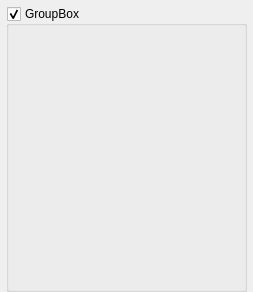
<?xml version="1.0" encoding="UTF-8"?>
<ui version="4.0">
 <class>OsgDisplayDescriptorWidget</class>
 <widget class="QWidget" name="OsgDisplayDescriptorWidget">
  <property name="geometry">
   <rect>
    <x>0</x>
    <y>0</y>
    <width>253</width>
    <height>292</height>
   </rect>
  </property>
  <property name="windowTitle">
   <string>Form</string>
  </property>
  <layout class="QVBoxLayout" name="layout_outer">
   <property name="spacing">
    <number>0</number>
   </property>
   <property name="leftMargin">
    <number>6</number>
   </property>
   <property name="topMargin">
    <number>6</number>
   </property>
   <property name="rightMargin">
    <number>6</number>
   </property>
   <property name="bottomMargin">
    <number>0</number>
   </property>
   <item>
    <widget class="QGroupBox" name="groupBox">
     <property name="title">
      <string>GroupBox</string>
     </property>
     <property name="flat">
      <bool>false</bool>
     </property>
     <property name="checkable">
      <bool>true</bool>
     </property>
     <layout class="QVBoxLayout" name="layout_inner">
      <property name="spacing">
       <number>0</number>
      </property>
      <property name="leftMargin">
       <number>0</number>
      </property>
      <property name="topMargin">
       <number>6</number>
      </property>
      <property name="rightMargin">
       <number>0</number>
      </property>
      <property name="bottomMargin">
       <number>6</number>
      </property>
     </layout>
    </widget>
   </item>
  </layout>
 </widget>
 <resources/>
 <connections/>
</ui>
